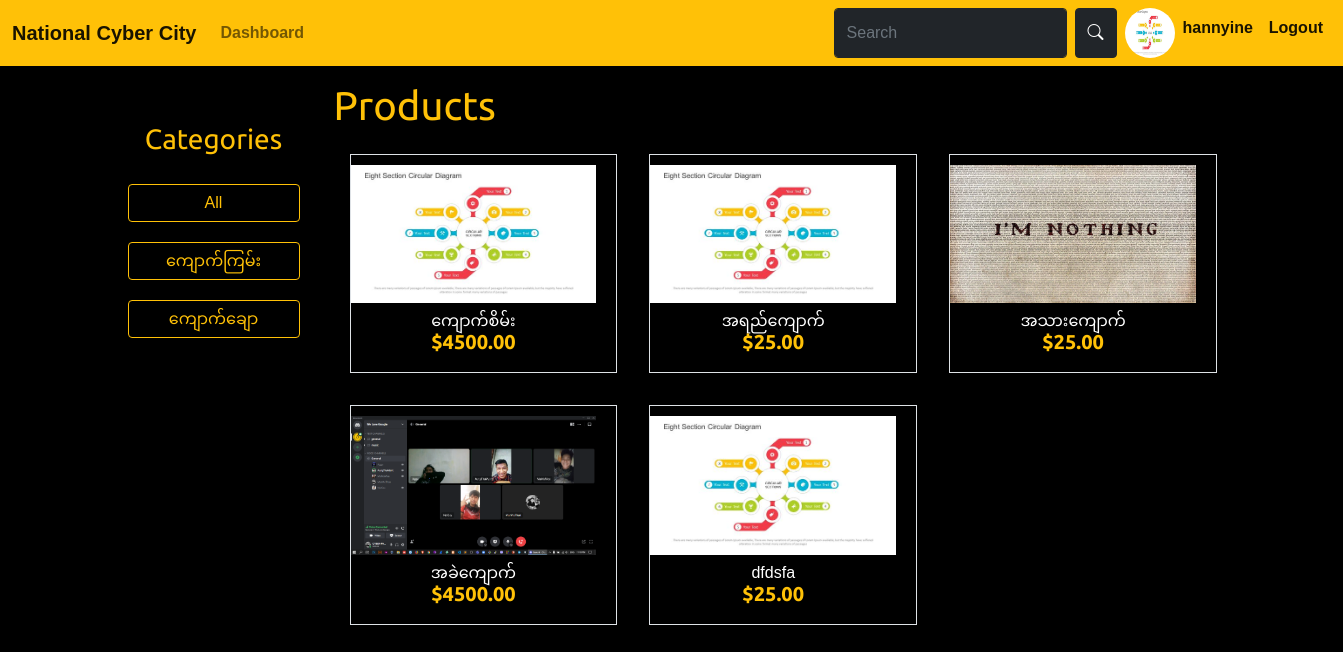
The app's page / (signed in), older data.
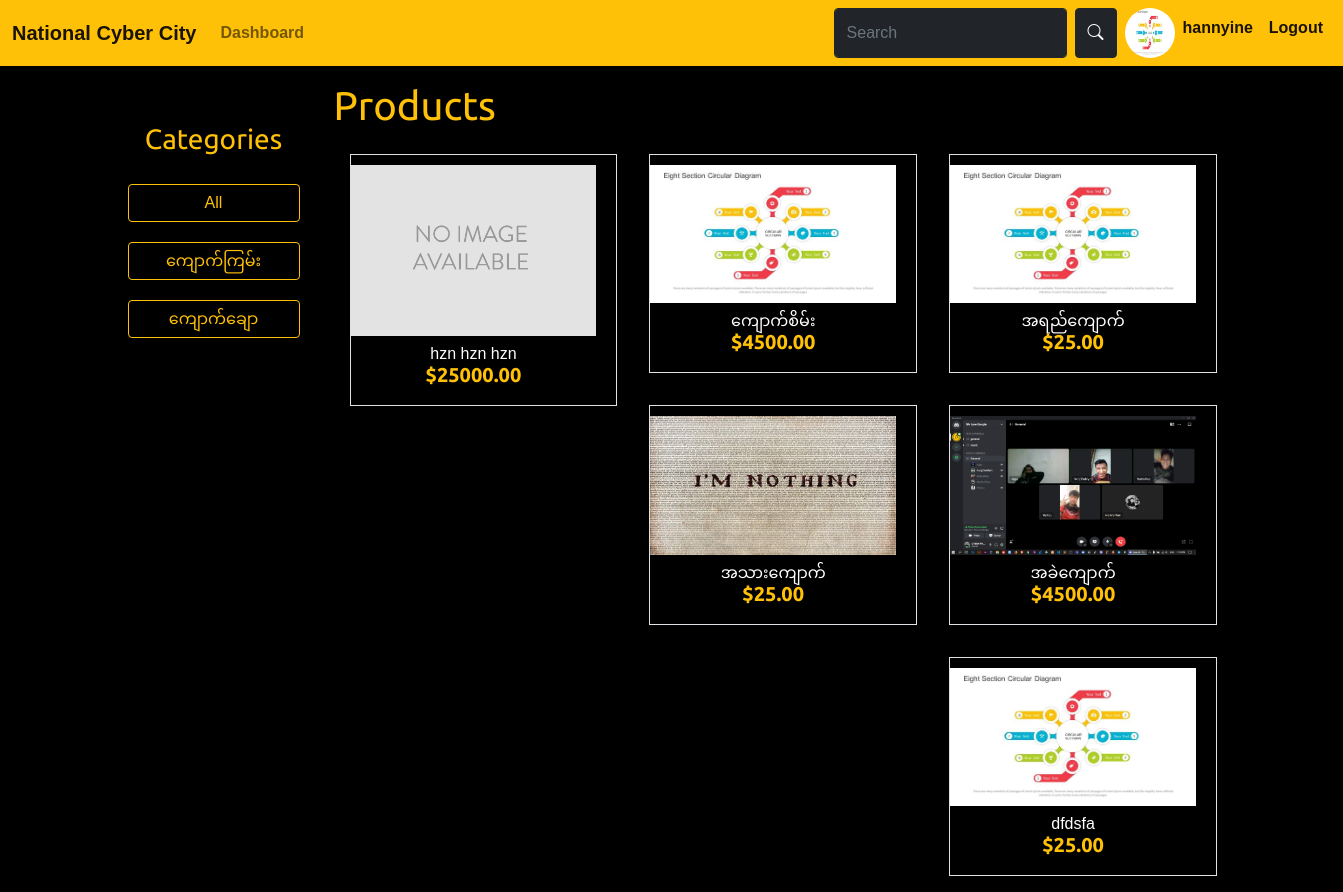
The same page, newer data.
### jade/models.py (models this page shows, shortened)
class Customer(models.Model):
    user = models.OneToOneField(User, on_delete=models.CASCADE, null=True)
    name = models.CharField(max_length=200, null=True)
    profile = models.ImageField(upload_to='profiles/',null=True,blank=True)
    email = models.EmailField(max_length=200, null=True)
    phone = models.CharField(max_length=200, null=True)
    created = models.DateTimeField(auto_now_add=True)

class Category(models.Model):
    name = models.CharField(max_length=200, db_index=True)
    slug = models.SlugField(max_length=200, unique=True)
    class Meta:
        ordering = ('name',)
        verbose_name = 'category'
        verbose_name_plural = 'categories'
    def get_absolute_url(self):
        return reverse('shop:product_list_by_category', args=[self.slug])

class Product(models.Model):
    category = models.ForeignKey(Category, related_name='products', on_delete=models.CASCADE)
    name = models.CharField(max_length=200, db_index=True)
    slug = models.SlugField(max_length=200, db_index=True)
    description = models.TextField(blank=True)
    price = models.DecimalField(max_digits=10, decimal_places=2)
    available = models.BooleanField(default=True)
    created = models.DateTimeField(auto_now_add=True)
    class Meta:
        ordering = ('name',)
        index_together = (('id', 'slug'),)
    def get_absolute_url(self):
        return reverse('shop:product_detail', args=[self.id, self.slug])

class PostImage(models.Model):
    product = models.ForeignKey(Product, on_delete=models.CASCADE)
    image = models.ImageField(upload_to='products/%Y/%m/%d', blank=True)

### jade/views.py (the view)
# urls.py: path('', views.product_list, name='product_list'),
@login_required(login_url='/login')
def product_list(request, category_slug=None):
    category = None
    categories = Category.objects.all()
    products = Product.objects.filter(available=True).order_by('-created')
    if category_slug:
        category = get_object_or_404(Category, slug=category_slug)
        products = products.filter(category=category)
    return render(request, 'jade/product_list.html',
                  {'category': category, 'categories': categories, 'products': products})

### jade/templates/jade/product_list.html (shortened to what this page needs)
{% extends "components/base.html" %}
{% load static %}
{% load i18n%}
{% block content %}
    <div id="sidebar">
        <ul>
            <li>
                <h3 class="text-warning text-center">Categories</h3>
            </li>
            <li {% if not category %}{% endif %}>
                <a class="btn btn-outline-warning" href="{% url "shop:product_list" %}">All</a>
            </li>
            {% for c in categories %}
                <li >
                    <a class="btn btn btn-outline-warning" href="{{ c.get_absolute_url }}">{{ c.name }}</a>
                </li>
            {% endfor %}
        </ul>
    </div>
    <div id="main" class="product-list">
        <h1 class="text-warning">{% if category %}{{ category.name }}{% else %}Products
        {% endif %}</h1>
        {% for product in products %}
            <div class="item border m-3">
                <a href="{{ product.get_absolute_url }}">
                    <img alt="{{ product.postimage_set.all.0.image }}" src="{% if product.postimage_set.all.0.image %}/media/{{ product.postimage_set.all.0.image }}{% else %}{% static "img/no_image.png" %}{% endif %}">
                </a>
                <a class="text-decoration-none text-white" href="{{ product.get_absolute_url }}">{{ product.name }}</a>
                <br>
                <h5><b class="text-warning">${{ product.price }}</b></h5>
            </div>
        {% endfor %}
    </div>
{% endblock %}

### jade/templates/components/base.html (shortened to what this page needs)
{% load static %}
<!DOCTYPE html>
<html>
<head>
    <link href="https://cdn.jsdelivr.net/npm/bootstrap@5.0.2/dist/css/bootstrap.min.css" rel="stylesheet"
>
    <link rel="stylesheet" href="https://cdn.jsdelivr.net/npm/bootstrap-icons@1.5.0/font/bootstrap-icons.css">
<link href="{% static "css/base.css" %}" rel="stylesheet">
</head>
<body>
{% include 'components/nav.html' %}
<div  class="container mt-3">
    {% block content %}
    {% endblock %}
</div>
</body>
</html>

### jade/templates/components/nav.html (shortened to what this page needs)
{% url 'shop:dashboard' as dashboard %}
<nav class="navbar navbar-expand-lg navbar-light bg-warning">
  <div class="container-fluid">
    <div class="collapse navbar-collapse" id="navbarTogglerDemo01">
        <a class="navbar-brand" href="{% url 'shop:product_list' %}"><b>National Cyber City</b></a>
    <ul class="navbar-nav me-auto mb-2 mb-lg-0">
      {% if request.user.is_authenticated %}
          <li class="nav-item">
         <a class="nav-link {% if request.path == dashboard %}active{% endif %}" aria-current="page" href="{% url 'shop:dashboard' %}"><b>Dashboard</b></a>
        </li>
      {% endif %}
     </ul>
      <form class="d-flex" method="POST" action="/search">
        <input class="form-control me-2 btn-dark text-white" type="search" placeholder="Search" aria-label="Search" name="search">
        <button class="btn btn-dark me-2" type="submit"><i class="bi bi-search" id="searchview"></i></button>
          <ul class="navbar-nav me-auto">
              {% if request.user.is_authenticated %}
                  <li class="nav-item md-2">
                      <img width="50" height="50" src="/media/{{ request.user.customer.profile }}" style="border-radius: 50%" alt="{{ request.user.customer.profile }}"/>
                  </li>
          <li class="nav-item">
              <a class="nav-link active" aria-current="page" href="{% url 'shop:customer_profile' %}"><b>{{ request.user.username }}</b></a>
            </li><li class="nav-item">
              <a class="nav-link active" aria-current="page" href="{% url 'shop:logout' %}"><b>Logout</b></a>
            </li>
              {% endif %}
        </ul>
      </form>
    </div>
  </div>
</nav>

### jade/static/css/base.css (style rules this page uses)
body { margin: 0; padding: 0; font-family: helvetica, sans-serif; background-color: black; }
h1, h2, h3, h4, h5, h6 { font-family: 'Ubuntu', sans-serif; font-weight: normal; }
a { text-decoration: none; color: #5993bb; }
#sidebar { width: 220px; padding: 30px 20px 0 0; float: left; }
#sidebar ul { margin: 0; padding: 0; }
#sidebar ul li { margin: 0; list-style: none; padding: 10px 14px; }
#sidebar ul li a { display: block; }
#main { float: left; width: 96%; margin-right: -220px; overflow: hidden; }
.product-list .item { width: 25%; padding: 10px 20px 10px 0; float: left; text-align: center; line-height: 1.2; }
.product-list .item img { width: 100%; margin-bottom: 8px; }

Row changes from the older to the newer data that the page shows:
added Product: shows a picture, name "hzn hzn hzn", price "25000.00"
